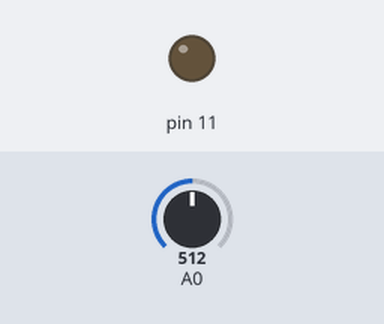
Recording of a sketch running on a simulated Arduino Uno, built with avr-gcc and run on an emulated ATmega328P. Parts: output pins drawn as LEDs (lit = HIGH). The inputs (shaded band) are chosen by the test bench; at power-on: A0 = 512.

Above: at 1.2 s.
1.3 s: A0 set to 413
2.8 s: A0 set to 383
At 3.5 s:
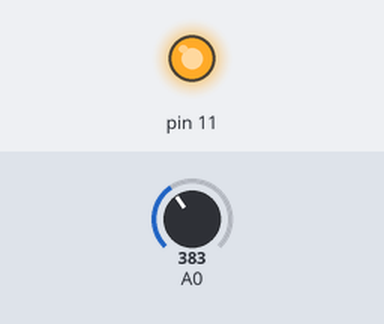
4.3 s: A0 set to 410
At 4.7 s:
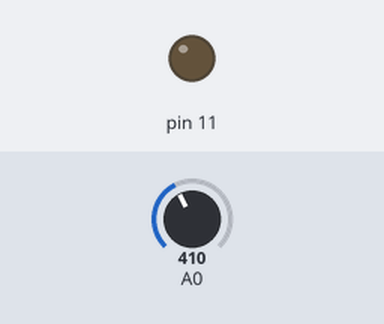
5.8 s: A0 set to 390
At 7.0 s:
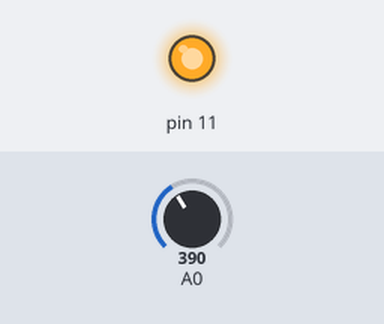
Timing chart, 0 to 8.3 s (numbered marks = the images above; inputs shaded):
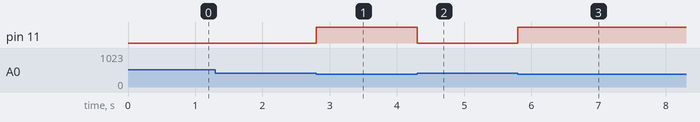

The sketch:

m1_atividade4_questaoC.ino
```cpp
void setup() {
  pinMode(11, OUTPUT);
}

void loop() {
  int val = analogRead(A0);
  if (val < 400) digitalWrite(11, HIGH);
  else digitalWrite(11, LOW);
}
```

Measured:
- the behaviour switches between 400 and 399 on A0 (found by bisection; images 0 and 1)
- after the input at 1.3 s, every drawn part: stays the same
- after the input at 2.8 s, pin 11: LOW → HIGH at once
- after the input at 4.3 s, pin 11: HIGH → LOW at once
- after the input at 5.8 s, pin 11: LOW → HIGH at once
